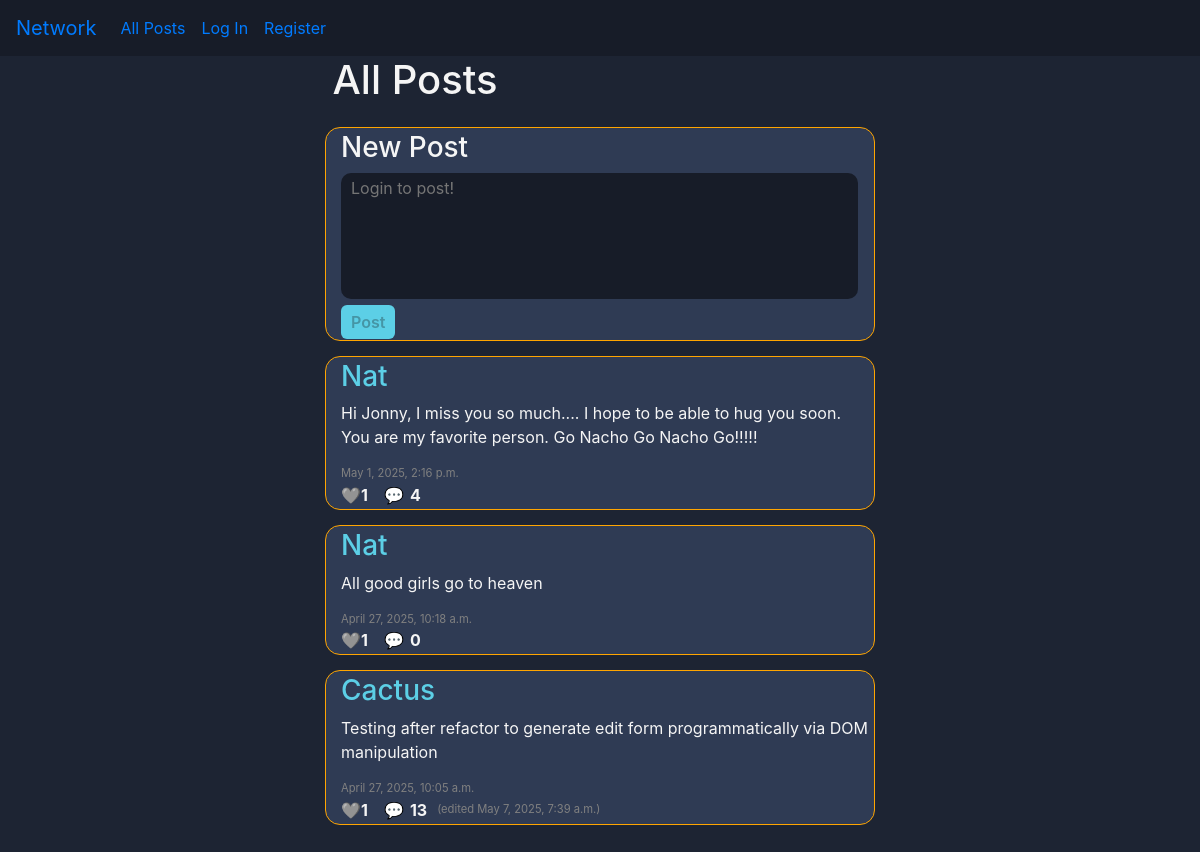
The page / on the database its author committed.
### network/models.py (models this page shows, shortened)
class Post(models.Model):
    profile = models.ForeignKey("Profile", on_delete=models.CASCADE)
    content = models.TextField(max_length=512, blank=False, null=False)
    likes = models.ManyToManyField("Profile", blank=True, related_name="liked_posts")
    timestamp = models.DateTimeField(auto_now_add=True)
    edited_timestamp = models.DateTimeField(auto_now_add=False, null=True) # TODO
    @property
    def like_count(self):
        return self.likes.count()
    @property
    def comment_count(self):
        return self.comment_set.count()

class Profile(models.Model):
    user = models.OneToOneField(User, on_delete=models.CASCADE)
    following = models.ManyToManyField("self", symmetrical=False, blank=True, related_name="followers")
    saved_posts = models.ManyToManyField("Post", blank=True, related_name="saved_by_profiles")
    profile_picture = models.ImageField(upload_to='profile_pics/', blank=True, null=True) # TODO
    profile_picture_url = models.URLField(blank=True, null=True) # TODO
    bio = models.CharField(max_length=512, null=True, blank=True) # TODO

class User(AbstractUser):
    pass

### network/views.py (the view)
# urls.py: path("", views.index, name="index"),
def index(request):
    return post_paginator(
        request,
        query=Post.objects.select_related("profile").order_by("-timestamp"),
        template="network/index.html",
        title="All Posts",
    )

### network/views.py (called while the page is built)
def post_paginator(request, query, template, title, **kwargs):
    paginator = Paginator(query, 10)
    page_number = request.GET.get("page")
    page_obj = paginator.get_page(page_number)
    return render(request, template, {
        "page_obj": page_obj,
        "title": title,
        **kwargs # Optional context arguments
    })

### network/templates/network/index.html (shortened to what this page needs)
{% extends "network/layout.html" %}
{% load static %}
{% block body %}
    <div class="header-div">
        <h1 class="header-txt">All Posts</h1>
    </div>
    <div class="post-div">
        <form id="post-form">
            <h3>New Post</h3>
            <textarea class="form-textarea" id="content" rows="5" cols="50" {% if  not request.user.is_authenticated %}placeholder="Login to post!" disabled{% endif %} required></textarea>
            <div>
                <button id="post-btn" class="post-btn"{% if not request.user.is_authenticated %}disabled{% endif %}>Post</button>
            </div>
        </form>
    </div>
    {% include "network/partials/load_posts.html" with page_obj=page_obj %}
{% endblock %}

### network/templates/network/partials/load_posts.html (shortened to what this page needs)
<div class="posts-div">
    {% for post in page_obj %}
        <div class="post-div">
            <h3><a class="post-header-txt" href="{% url 'profile' username=post.profile.user.username %}">{{ post.profile.user.username }}</a></h3>
            <div class="post-text-div">
                <p class="post-text">{{ post.content }}</p>
            </div>
            <p class="timestamp-txt">{{ post.timestamp }}</p>
            <div class="post-interact-div">
                {% if user.is_authenticated %}
                    <button class="like-btn post-interact-btn" data-id="{{ post.id }}"
                    data-liked="{% if user in post.likes.all %}true{% else %}false{% endif %}">❤️</button>
                {% else %}
                    🩶
                {% endif %}
                <strong class="like-count count">{{ post.like_count }}</strong>
                <button class="comment-btn post-interact-btn">💬</button>
                <strong class="comment-count count">{{ post.comment_count }}</strong>
                <p class="edited-timestamp-txt timestamp-txt">
                    {% if post.edited_timestamp %}
                        (edited {{ post.edited_timestamp }})
                    {% endif %}
                </p>
            </div>
        </div>
    {% endfor %}
</div>

### network/static/network/styles.css (style rules this page uses)
* { margin: 0; box-sizing: border-box; }
.header-txt { align-self: flex-start; margin-left: 15px; width: 550px; }
.post-header-txt { color: #5ccfe6; }
.form-textarea { background-color: #171c28; color: whitesmoke; padding: 3px 10px; border-radius: 10px; border: none; resize: none; width: 97%; }
.post-div { border-radius: 15px; width: 550px; background-color: #2f3b54; margin-top: 15px; padding: 3px 0 1px 15px; border: 1px solid orange; }
.post-btn { background-color: #5ccfe6; border: none; border-radius: 6px; padding: 5px 10px 5px 10px; font-weight: 600; }
.post-interact-div { width: 100%; display: inline-flex; align-items: center; }
.count { margin-right: 10px; }
.post-interact-btn { border: none; background-color: inherit; }
.timestamp-txt { font-size: 0.7rem; color: grey; margin: 0; }

### rows shown on the page
Post: profile.user.username "Nat", content "Hi Jonny, I miss you so much.... I hope to be able to hug you soon. You are my favorite person. Go Nacho Go Nacho Go!!!!!", timestamp "May 1, 2025, 2:16 p.m.", like_count "1", comment_count "4"
Post: profile.user.username "Nat", content "All good girls go to heaven", timestamp "April 27, 2025, 10:18 a.m.", like_count "1", comment_count "0"
Post: profile.user.username "Cactus", content "Testing after refactor to generate edit form programmatically via DOM manipulation", timestamp "April 27, 2025, 10:05 a.m.", like_count "1", comment_count "13", edited_timestamp "May 7, 2025, 7:39 a.m."
